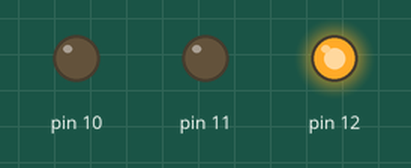
Bench run of a sketch on a simulated Arduino Uno, built with avr-gcc and run on an emulated ATmega328P. Shown: output pins drawn as LEDs (lit = HIGH).

Above: at 0.1 s.
At 14.6 s:
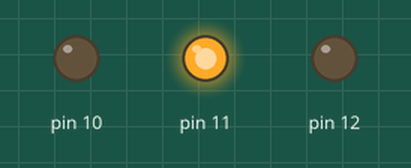
At 24.6 s:
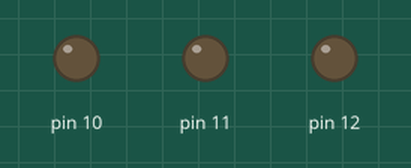
At 38.6 s:
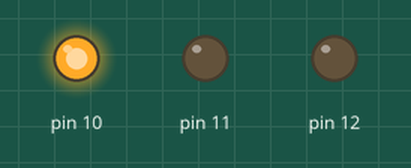
Timing chart, 0 to 40.0 s (numbered marks = the images above):
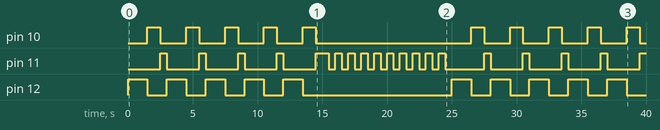

The sketch:

copy_of_semaforo_3_led1__1_.ino
```cpp
/***   Global variables   ***/
int tempo_rosso;
int tempo_giallo;
int tempo_verde;
int rosso;
int giallo;
int verde;
int contatore;

/***   Function declaration   ***/
void Lampeggia (int tempo, int colore);

void setup()
{
  tempo_rosso=1500;

  tempo_giallo=500;

  tempo_verde=1000;

  rosso=(12);

  giallo=(11);

  verde=(10);

  contatore=0;


}


void loop()
{
    for (contatore = 1; contatore <= 5; contatore++) {
      Lampeggia(tempo_rosso, rosso);
      Lampeggia(tempo_verde, verde);
      Lampeggia(tempo_giallo, giallo);
    }
    for (contatore = 1; contatore <= 10; contatore++) {
      Lampeggia(tempo_giallo, giallo);
      delay(tempo_giallo);
    }

}

/***   Function definition   ***/
void Lampeggia (int tempo, int colore) {
  pinMode(colore,OUTPUT);
  digitalWrite(colore,HIGH);
  delay(tempo);
  pinMode(colore,OUTPUT);
  digitalWrite(colore,LOW);
 }
```

Measured:
- by itself, pin 10: goes 4 × (HIGH 1.0 s, LOW 2.0 s), HIGH 1.0 s, LOW 12.0 s, 4 × (HIGH 1.0 s, LOW 2.0 s), HIGH 1.0 s, then LOW
- by itself, pin 11: goes 4 × (HIGH 0.50 s, LOW 2.5 s), HIGH 1.0 s, 9 × (LOW 0.50 s, HIGH 0.50 s), LOW 3.0 s, 4 × (HIGH 0.50 s, LOW 2.5 s), then HIGH
- by itself, pin 12: goes 4 × (HIGH 1.5 s, LOW 1.5 s), HIGH 1.5 s, LOW 11.5 s, 4 × (HIGH 1.5 s, LOW 1.5 s), HIGH 1.5 s, then LOW
